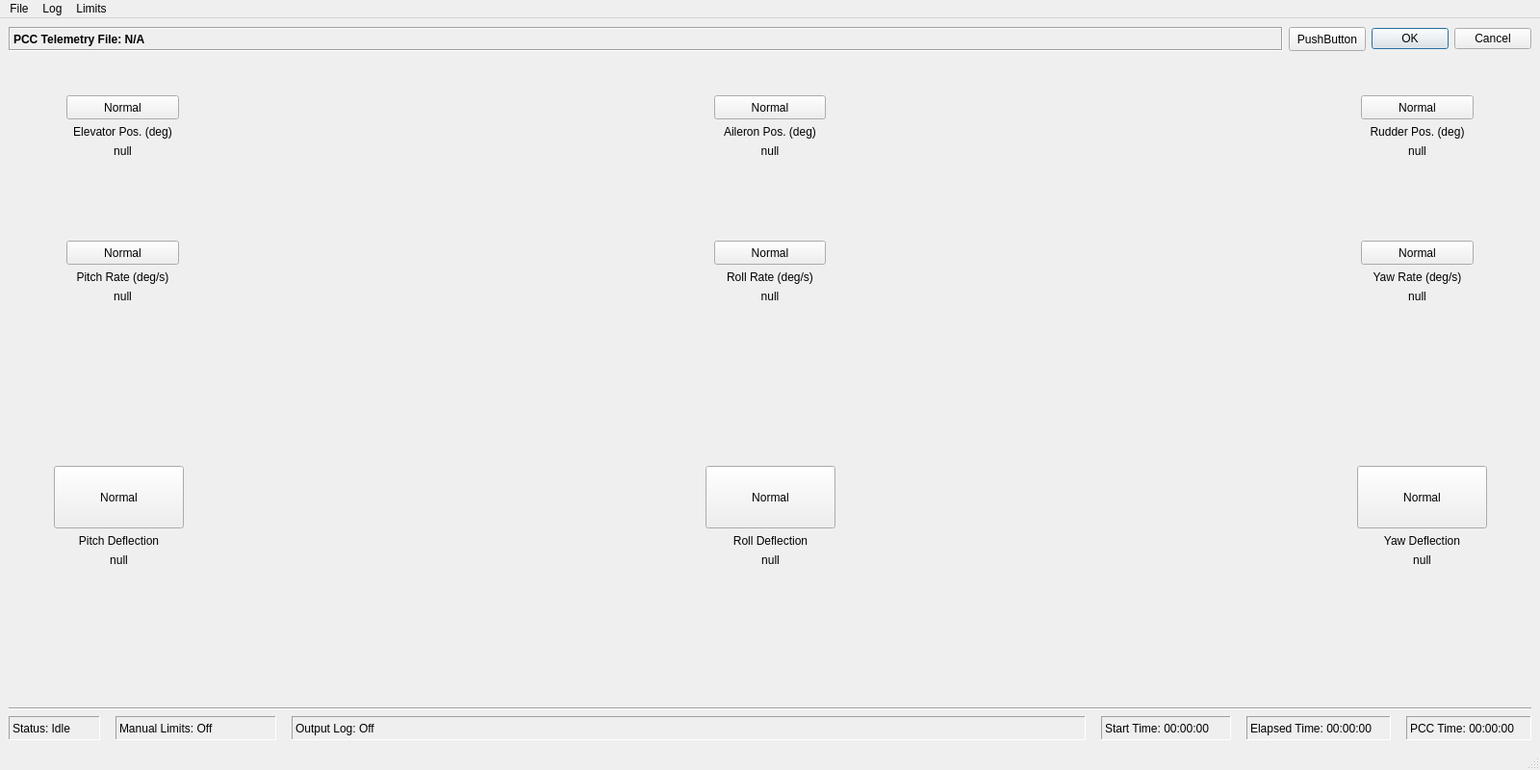
<?xml version="1.0" encoding="UTF-8"?>
<ui version="4.0">
 <class>MainWindow</class>
 <widget class="QMainWindow" name="MainWindow">
  <property name="geometry">
   <rect>
    <x>0</x>
    <y>0</y>
    <width>1600</width>
    <height>800</height>
   </rect>
  </property>
  <property name="sizePolicy">
   <sizepolicy hsizetype="Fixed" vsizetype="Preferred">
    <horstretch>0</horstretch>
    <verstretch>0</verstretch>
   </sizepolicy>
  </property>
  <property name="minimumSize">
   <size>
    <width>100</width>
    <height>100</height>
   </size>
  </property>
  <property name="windowTitle">
   <string>Raspet Flight Display</string>
  </property>
  <widget class="QWidget" name="centralwidget">
   <layout class="QGridLayout" name="gridLayout">
    <item row="2" column="0">
     <layout class="QHBoxLayout" name="horizontalLayout_3">
      <item>
       <spacer name="horizontalSpacer_12">
        <property name="orientation">
         <enum>Qt::Horizontal</enum>
        </property>
        <property name="sizeType">
         <enum>QSizePolicy::Fixed</enum>
        </property>
        <property name="sizeHint" stdset="0">
         <size>
          <width>60</width>
          <height>20</height>
         </size>
        </property>
       </spacer>
      </item>
      <item>
       <layout class="QVBoxLayout" name="verticalLayout_4">
        <item>
         <spacer name="verticalSpacer_7">
          <property name="orientation">
           <enum>Qt::Vertical</enum>
          </property>
          <property name="sizeType">
           <enum>QSizePolicy::Fixed</enum>
          </property>
          <property name="sizeHint" stdset="0">
           <size>
            <width>20</width>
            <height>40</height>
           </size>
          </property>
         </spacer>
        </item>
        <item>
         <widget class="QPushButton" name="pushButton_6">
          <property name="sizePolicy">
           <sizepolicy hsizetype="Expanding" vsizetype="Fixed">
            <horstretch>0</horstretch>
            <verstretch>0</verstretch>
           </sizepolicy>
          </property>
          <property name="minimumSize">
           <size>
            <width>0</width>
            <height>25</height>
           </size>
          </property>
          <property name="font">
           <font>
            <underline>false</underline>
            <kerning>true</kerning>
           </font>
          </property>
          <property name="text">
           <string>Normal</string>
          </property>
          <property name="autoDefault">
           <bool>false</bool>
          </property>
          <property name="default">
           <bool>false</bool>
          </property>
          <property name="flat">
           <bool>false</bool>
          </property>
         </widget>
        </item>
        <item>
         <widget class="QLabel" name="label_11">
          <property name="text">
           <string>Pitch Rate (deg/s)</string>
          </property>
          <property name="alignment">
           <set>Qt::AlignCenter</set>
          </property>
         </widget>
        </item>
        <item>
         <widget class="QLabel" name="label_10">
          <property name="contextMenuPolicy">
           <enum>Qt::DefaultContextMenu</enum>
          </property>
          <property name="text">
           <string>null</string>
          </property>
          <property name="alignment">
           <set>Qt::AlignCenter</set>
          </property>
         </widget>
        </item>
        <item>
         <spacer name="verticalSpacer_8">
          <property name="orientation">
           <enum>Qt::Vertical</enum>
          </property>
          <property name="sizeType">
           <enum>QSizePolicy::Expanding</enum>
          </property>
          <property name="sizeHint" stdset="0">
           <size>
            <width>20</width>
            <height>40</height>
           </size>
          </property>
         </spacer>
        </item>
       </layout>
      </item>
      <item>
       <spacer name="horizontalSpacer_14">
        <property name="orientation">
         <enum>Qt::Horizontal</enum>
        </property>
        <property name="sizeType">
         <enum>QSizePolicy::Fixed</enum>
        </property>
        <property name="sizeHint" stdset="0">
         <size>
          <width>550</width>
          <height>20</height>
         </size>
        </property>
       </spacer>
      </item>
      <item>
       <layout class="QVBoxLayout" name="verticalLayout_5">
        <item>
         <spacer name="verticalSpacer_9">
          <property name="orientation">
           <enum>Qt::Vertical</enum>
          </property>
          <property name="sizeType">
           <enum>QSizePolicy::Fixed</enum>
          </property>
          <property name="sizeHint" stdset="0">
           <size>
            <width>20</width>
            <height>40</height>
           </size>
          </property>
         </spacer>
        </item>
        <item>
         <widget class="QPushButton" name="pushButton_7">
          <property name="sizePolicy">
           <sizepolicy hsizetype="Expanding" vsizetype="Fixed">
            <horstretch>0</horstretch>
            <verstretch>0</verstretch>
           </sizepolicy>
          </property>
          <property name="minimumSize">
           <size>
            <width>0</width>
            <height>25</height>
           </size>
          </property>
          <property name="font">
           <font>
            <weight>50</weight>
            <bold>false</bold>
            <underline>false</underline>
            <kerning>true</kerning>
           </font>
          </property>
          <property name="text">
           <string>Normal</string>
          </property>
          <property name="checkable">
           <bool>false</bool>
          </property>
          <property name="checked">
           <bool>false</bool>
          </property>
          <property name="autoDefault">
           <bool>false</bool>
          </property>
          <property name="default">
           <bool>false</bool>
          </property>
          <property name="flat">
           <bool>false</bool>
          </property>
         </widget>
        </item>
        <item>
         <widget class="QLabel" name="label_12">
          <property name="frameShape">
           <enum>QFrame::NoFrame</enum>
          </property>
          <property name="frameShadow">
           <enum>QFrame::Raised</enum>
          </property>
          <property name="text">
           <string>Roll Rate (deg/s)</string>
          </property>
          <property name="alignment">
           <set>Qt::AlignCenter</set>
          </property>
         </widget>
        </item>
        <item>
         <widget class="QLabel" name="label_13">
          <property name="contextMenuPolicy">
           <enum>Qt::DefaultContextMenu</enum>
          </property>
          <property name="text">
           <string>null</string>
          </property>
          <property name="alignment">
           <set>Qt::AlignCenter</set>
          </property>
         </widget>
        </item>
        <item>
         <spacer name="verticalSpacer_10">
          <property name="orientation">
           <enum>Qt::Vertical</enum>
          </property>
          <property name="sizeHint" stdset="0">
           <size>
            <width>20</width>
            <height>40</height>
           </size>
          </property>
         </spacer>
        </item>
       </layout>
      </item>
      <item>
       <spacer name="horizontalSpacer_13">
        <property name="orientation">
         <enum>Qt::Horizontal</enum>
        </property>
        <property name="sizeType">
         <enum>QSizePolicy::Fixed</enum>
        </property>
        <property name="sizeHint" stdset="0">
         <size>
          <width>550</width>
          <height>20</height>
         </size>
        </property>
       </spacer>
      </item>
      <item>
       <layout class="QVBoxLayout" name="verticalLayout_6">
        <item>
         <spacer name="verticalSpacer_11">
          <property name="orientation">
           <enum>Qt::Vertical</enum>
          </property>
          <property name="sizeType">
           <enum>QSizePolicy::Fixed</enum>
          </property>
          <property name="sizeHint" stdset="0">
           <size>
            <width>20</width>
            <height>40</height>
           </size>
          </property>
         </spacer>
        </item>
        <item>
         <widget class="QPushButton" name="pushButton_8">
          <property name="sizePolicy">
           <sizepolicy hsizetype="Expanding" vsizetype="Fixed">
            <horstretch>0</horstretch>
            <verstretch>0</verstretch>
           </sizepolicy>
          </property>
          <property name="minimumSize">
           <size>
            <width>0</width>
            <height>25</height>
           </size>
          </property>
          <property name="font">
           <font>
            <underline>false</underline>
            <kerning>true</kerning>
           </font>
          </property>
          <property name="text">
           <string>Normal</string>
          </property>
          <property name="autoDefault">
           <bool>false</bool>
          </property>
          <property name="default">
           <bool>false</bool>
          </property>
          <property name="flat">
           <bool>false</bool>
          </property>
         </widget>
        </item>
        <item>
         <widget class="QLabel" name="label_14">
          <property name="text">
           <string>Yaw Rate (deg/s)</string>
          </property>
          <property name="alignment">
           <set>Qt::AlignCenter</set>
          </property>
         </widget>
        </item>
        <item>
         <widget class="QLabel" name="label_15">
          <property name="contextMenuPolicy">
           <enum>Qt::DefaultContextMenu</enum>
          </property>
          <property name="text">
           <string>null</string>
          </property>
          <property name="alignment">
           <set>Qt::AlignCenter</set>
          </property>
         </widget>
        </item>
        <item>
         <spacer name="verticalSpacer_12">
          <property name="orientation">
           <enum>Qt::Vertical</enum>
          </property>
          <property name="sizeHint" stdset="0">
           <size>
            <width>20</width>
            <height>40</height>
           </size>
          </property>
         </spacer>
        </item>
       </layout>
      </item>
      <item>
       <spacer name="horizontalSpacer_11">
        <property name="orientation">
         <enum>Qt::Horizontal</enum>
        </property>
        <property name="sizeType">
         <enum>QSizePolicy::Fixed</enum>
        </property>
        <property name="sizeHint" stdset="0">
         <size>
          <width>60</width>
          <height>20</height>
         </size>
        </property>
       </spacer>
      </item>
     </layout>
    </item>
    <item row="1" column="0">
     <layout class="QHBoxLayout" name="horizontalLayout_2">
      <item>
       <spacer name="horizontalSpacer_3">
        <property name="orientation">
         <enum>Qt::Horizontal</enum>
        </property>
        <property name="sizeType">
         <enum>QSizePolicy::Fixed</enum>
        </property>
        <property name="sizeHint" stdset="0">
         <size>
          <width>60</width>
          <height>20</height>
         </size>
        </property>
       </spacer>
      </item>
      <item>
       <layout class="QVBoxLayout" name="verticalLayout">
        <item>
         <spacer name="verticalSpacer">
          <property name="orientation">
           <enum>Qt::Vertical</enum>
          </property>
          <property name="sizeType">
           <enum>QSizePolicy::Fixed</enum>
          </property>
          <property name="sizeHint" stdset="0">
           <size>
            <width>20</width>
            <height>40</height>
           </size>
          </property>
         </spacer>
        </item>
        <item>
         <widget class="QPushButton" name="pushButton_2">
          <property name="sizePolicy">
           <sizepolicy hsizetype="Expanding" vsizetype="Fixed">
            <horstretch>0</horstretch>
            <verstretch>0</verstretch>
           </sizepolicy>
          </property>
          <property name="minimumSize">
           <size>
            <width>0</width>
            <height>25</height>
           </size>
          </property>
          <property name="font">
           <font>
            <underline>false</underline>
            <kerning>true</kerning>
           </font>
          </property>
          <property name="text">
           <string>Normal</string>
          </property>
          <property name="autoDefault">
           <bool>false</bool>
          </property>
          <property name="default">
           <bool>false</bool>
          </property>
          <property name="flat">
           <bool>false</bool>
          </property>
         </widget>
        </item>
        <item>
         <widget class="QLabel" name="label_2">
          <property name="text">
           <string>Elevator Pos. (deg)</string>
          </property>
          <property name="alignment">
           <set>Qt::AlignCenter</set>
          </property>
         </widget>
        </item>
        <item>
         <widget class="QLabel" name="label_3">
          <property name="contextMenuPolicy">
           <enum>Qt::DefaultContextMenu</enum>
          </property>
          <property name="text">
           <string>null</string>
          </property>
          <property name="alignment">
           <set>Qt::AlignCenter</set>
          </property>
         </widget>
        </item>
        <item>
         <spacer name="verticalSpacer_2">
          <property name="orientation">
           <enum>Qt::Vertical</enum>
          </property>
          <property name="sizeHint" stdset="0">
           <size>
            <width>20</width>
            <height>40</height>
           </size>
          </property>
         </spacer>
        </item>
       </layout>
      </item>
      <item>
       <spacer name="horizontalSpacer">
        <property name="orientation">
         <enum>Qt::Horizontal</enum>
        </property>
        <property name="sizeType">
         <enum>QSizePolicy::Fixed</enum>
        </property>
        <property name="sizeHint" stdset="0">
         <size>
          <width>550</width>
          <height>20</height>
         </size>
        </property>
       </spacer>
      </item>
      <item>
       <layout class="QVBoxLayout" name="verticalLayout_2">
        <item>
         <spacer name="verticalSpacer_5">
          <property name="orientation">
           <enum>Qt::Vertical</enum>
          </property>
          <property name="sizeType">
           <enum>QSizePolicy::Fixed</enum>
          </property>
          <property name="sizeHint" stdset="0">
           <size>
            <width>20</width>
            <height>40</height>
           </size>
          </property>
         </spacer>
        </item>
        <item>
         <widget class="QPushButton" name="pushButton_3">
          <property name="sizePolicy">
           <sizepolicy hsizetype="Expanding" vsizetype="Fixed">
            <horstretch>0</horstretch>
            <verstretch>0</verstretch>
           </sizepolicy>
          </property>
          <property name="minimumSize">
           <size>
            <width>0</width>
            <height>25</height>
           </size>
          </property>
          <property name="font">
           <font>
            <underline>false</underline>
            <kerning>true</kerning>
           </font>
          </property>
          <property name="text">
           <string>Normal</string>
          </property>
          <property name="autoDefault">
           <bool>false</bool>
          </property>
          <property name="default">
           <bool>false</bool>
          </property>
          <property name="flat">
           <bool>false</bool>
          </property>
         </widget>
        </item>
        <item>
         <widget class="QLabel" name="label_4">
          <property name="text">
           <string>Aileron Pos. (deg)</string>
          </property>
          <property name="alignment">
           <set>Qt::AlignCenter</set>
          </property>
         </widget>
        </item>
        <item>
         <widget class="QLabel" name="label_5">
          <property name="contextMenuPolicy">
           <enum>Qt::DefaultContextMenu</enum>
          </property>
          <property name="text">
           <string>null</string>
          </property>
          <property name="alignment">
           <set>Qt::AlignCenter</set>
          </property>
         </widget>
        </item>
        <item>
         <spacer name="verticalSpacer_3">
          <property name="orientation">
           <enum>Qt::Vertical</enum>
          </property>
          <property name="sizeHint" stdset="0">
           <size>
            <width>20</width>
            <height>40</height>
           </size>
          </property>
         </spacer>
        </item>
       </layout>
      </item>
      <item>
       <spacer name="horizontalSpacer_2">
        <property name="orientation">
         <enum>Qt::Horizontal</enum>
        </property>
        <property name="sizeType">
         <enum>QSizePolicy::Fixed</enum>
        </property>
        <property name="sizeHint" stdset="0">
         <size>
          <width>550</width>
          <height>20</height>
         </size>
        </property>
       </spacer>
      </item>
      <item>
       <layout class="QVBoxLayout" name="verticalLayout_3">
        <item>
         <spacer name="verticalSpacer_6">
          <property name="orientation">
           <enum>Qt::Vertical</enum>
          </property>
          <property name="sizeType">
           <enum>QSizePolicy::Fixed</enum>
          </property>
          <property name="sizeHint" stdset="0">
           <size>
            <width>20</width>
            <height>40</height>
           </size>
          </property>
         </spacer>
        </item>
        <item>
         <widget class="QPushButton" name="pushButton_4">
          <property name="sizePolicy">
           <sizepolicy hsizetype="Expanding" vsizetype="Fixed">
            <horstretch>0</horstretch>
            <verstretch>0</verstretch>
           </sizepolicy>
          </property>
          <property name="minimumSize">
           <size>
            <width>0</width>
            <height>25</height>
           </size>
          </property>
          <property name="font">
           <font>
            <underline>false</underline>
            <kerning>true</kerning>
           </font>
          </property>
          <property name="text">
           <string>Normal</string>
          </property>
          <property name="autoDefault">
           <bool>false</bool>
          </property>
          <property name="default">
           <bool>false</bool>
          </property>
          <property name="flat">
           <bool>false</bool>
          </property>
         </widget>
        </item>
        <item>
         <widget class="QLabel" name="label_6">
          <property name="text">
           <string>Rudder Pos. (deg)</string>
          </property>
          <property name="alignment">
           <set>Qt::AlignCenter</set>
          </property>
         </widget>
        </item>
        <item>
         <widget class="QLabel" name="label_7">
          <property name="contextMenuPolicy">
           <enum>Qt::DefaultContextMenu</enum>
          </property>
          <property name="text">
           <string>null</string>
          </property>
          <property name="alignment">
           <set>Qt::AlignCenter</set>
          </property>
         </widget>
        </item>
        <item>
         <spacer name="verticalSpacer_4">
          <property name="orientation">
           <enum>Qt::Vertical</enum>
          </property>
          <property name="sizeHint" stdset="0">
           <size>
            <width>20</width>
            <height>40</height>
           </size>
          </property>
         </spacer>
        </item>
       </layout>
      </item>
      <item>
       <spacer name="horizontalSpacer_4">
        <property name="orientation">
         <enum>Qt::Horizontal</enum>
        </property>
        <property name="sizeType">
         <enum>QSizePolicy::Fixed</enum>
        </property>
        <property name="sizeHint" stdset="0">
         <size>
          <width>60</width>
          <height>20</height>
         </size>
        </property>
       </spacer>
      </item>
     </layout>
    </item>
    <item row="5" column="0">
     <spacer name="verticalSpacer_20">
      <property name="orientation">
       <enum>Qt::Vertical</enum>
      </property>
      <property name="sizeType">
       <enum>QSizePolicy::Preferred</enum>
      </property>
      <property name="sizeHint" stdset="0">
       <size>
        <width>20</width>
        <height>100</height>
       </size>
      </property>
     </spacer>
    </item>
    <item row="6" column="0">
     <widget class="Line" name="line">
      <property name="orientation">
       <enum>Qt::Horizontal</enum>
      </property>
     </widget>
    </item>
    <item row="4" column="0">
     <layout class="QHBoxLayout" name="horizontalLayout_4">
      <item>
       <spacer name="horizontalSpacer_8">
        <property name="orientation">
         <enum>Qt::Horizontal</enum>
        </property>
        <property name="sizeType">
         <enum>QSizePolicy::Fixed</enum>
        </property>
        <property name="sizeHint" stdset="0">
         <size>
          <width>47</width>
          <height>20</height>
         </size>
        </property>
       </spacer>
      </item>
      <item>
       <layout class="QVBoxLayout" name="verticalLayout_8">
        <item>
         <spacer name="verticalSpacer_13">
          <property name="orientation">
           <enum>Qt::Vertical</enum>
          </property>
          <property name="sizeType">
           <enum>QSizePolicy::Fixed</enum>
          </property>
          <property name="sizeHint" stdset="0">
           <size>
            <width>20</width>
            <height>40</height>
           </size>
          </property>
         </spacer>
        </item>
        <item>
         <widget class="QPushButton" name="pushButton_9">
          <property name="sizePolicy">
           <sizepolicy hsizetype="Fixed" vsizetype="Fixed">
            <horstretch>0</horstretch>
            <verstretch>0</verstretch>
           </sizepolicy>
          </property>
          <property name="minimumSize">
           <size>
            <width>135</width>
            <height>65</height>
           </size>
          </property>
          <property name="font">
           <font>
            <underline>false</underline>
            <kerning>true</kerning>
           </font>
          </property>
          <property name="text">
           <string>Normal</string>
          </property>
          <property name="autoDefault">
           <bool>false</bool>
          </property>
          <property name="default">
           <bool>false</bool>
          </property>
          <property name="flat">
           <bool>false</bool>
          </property>
         </widget>
        </item>
        <item>
         <widget class="QLabel" name="label_16">
          <property name="text">
           <string>Pitch Deflection</string>
          </property>
          <property name="alignment">
           <set>Qt::AlignCenter</set>
          </property>
         </widget>
        </item>
        <item>
         <widget class="QLabel" name="label_17">
          <property name="contextMenuPolicy">
           <enum>Qt::DefaultContextMenu</enum>
          </property>
          <property name="text">
           <string>null</string>
          </property>
          <property name="alignment">
           <set>Qt::AlignCenter</set>
          </property>
         </widget>
        </item>
        <item>
         <spacer name="verticalSpacer_14">
          <property name="orientation">
           <enum>Qt::Vertical</enum>
          </property>
          <property name="sizeHint" stdset="0">
           <size>
            <width>20</width>
            <height>40</height>
           </size>
          </property>
         </spacer>
        </item>
       </layout>
      </item>
      <item>
       <spacer name="horizontalSpacer_9">
        <property name="orientation">
         <enum>Qt::Horizontal</enum>
        </property>
        <property name="sizeType">
         <enum>QSizePolicy::Fixed</enum>
        </property>
        <property name="sizeHint" stdset="0">
         <size>
          <width>550</width>
          <height>20</height>
         </size>
        </property>
       </spacer>
      </item>
      <item>
       <layout class="QVBoxLayout" name="verticalLayout_9">
        <item>
         <spacer name="verticalSpacer_15">
          <property name="orientation">
           <enum>Qt::Vertical</enum>
          </property>
          <property name="sizeType">
           <enum>QSizePolicy::Fixed</enum>
          </property>
          <property name="sizeHint" stdset="0">
           <size>
            <width>20</width>
            <height>40</height>
           </size>
          </property>
         </spacer>
        </item>
        <item>
         <widget class="QPushButton" name="pushButton_10">
          <property name="sizePolicy">
           <sizepolicy hsizetype="Fixed" vsizetype="Fixed">
            <horstretch>0</horstretch>
            <verstretch>0</verstretch>
           </sizepolicy>
          </property>
          <property name="minimumSize">
           <size>
            <width>135</width>
            <height>65</height>
           </size>
          </property>
          <property name="font">
           <font>
            <underline>false</underline>
            <kerning>true</kerning>
           </font>
          </property>
          <property name="text">
           <string>Normal</string>
          </property>
          <property name="autoDefault">
           <bool>false</bool>
          </property>
          <property name="default">
           <bool>false</bool>
          </property>
          <property name="flat">
           <bool>false</bool>
          </property>
         </widget>
        </item>
        <item>
         <widget class="QLabel" name="label_18">
          <property name="text">
           <string>Roll Deflection</string>
          </property>
          <property name="alignment">
           <set>Qt::AlignCenter</set>
          </property>
         </widget>
        </item>
        <item>
         <widget class="QLabel" name="label_19">
          <property name="contextMenuPolicy">
           <enum>Qt::DefaultContextMenu</enum>
          </property>
          <property name="text">
           <string>null</string>
          </property>
          <property name="alignment">
           <set>Qt::AlignCenter</set>
          </property>
         </widget>
        </item>
        <item>
         <spacer name="verticalSpacer_16">
          <property name="orientation">
           <enum>Qt::Vertical</enum>
          </property>
          <property name="sizeHint" stdset="0">
           <size>
            <width>20</width>
            <height>40</height>
           </size>
          </property>
         </spacer>
        </item>
       </layout>
      </item>
      <item>
       <spacer name="horizontalSpacer_10">
        <property name="orientation">
         <enum>Qt::Horizontal</enum>
        </property>
        <property name="sizeType">
         <enum>QSizePolicy::Fixed</enum>
        </property>
        <property name="sizeHint" stdset="0">
         <size>
          <width>550</width>
          <height>20</height>
         </size>
        </property>
       </spacer>
      </item>
      <item>
       <layout class="QVBoxLayout" name="verticalLayout_7">
        <item>
         <spacer name="verticalSpacer_17">
          <property name="orientation">
           <enum>Qt::Vertical</enum>
          </property>
          <property name="sizeType">
           <enum>QSizePolicy::Fixed</enum>
          </property>
          <property name="sizeHint" stdset="0">
           <size>
            <width>20</width>
            <height>40</height>
           </size>
          </property>
         </spacer>
        </item>
        <item>
         <widget class="QPushButton" name="pushButton_11">
          <property name="sizePolicy">
           <sizepolicy hsizetype="Fixed" vsizetype="Fixed">
            <horstretch>0</horstretch>
            <verstretch>0</verstretch>
           </sizepolicy>
          </property>
          <property name="minimumSize">
           <size>
            <width>135</width>
            <height>65</height>
           </size>
          </property>
          <property name="font">
           <font>
            <underline>false</underline>
            <kerning>true</kerning>
           </font>
          </property>
          <property name="text">
           <string>Normal</string>
          </property>
          <property name="autoDefault">
           <bool>false</bool>
          </property>
          <property name="default">
           <bool>false</bool>
          </property>
          <property name="flat">
           <bool>false</bool>
          </property>
         </widget>
        </item>
        <item>
         <widget class="QLabel" name="label_20">
          <property name="text">
           <string>Yaw Deflection</string>
          </property>
          <property name="alignment">
           <set>Qt::AlignCenter</set>
          </property>
         </widget>
        </item>
        <item>
         <widget class="QLabel" name="label_21">
          <property name="contextMenuPolicy">
           <enum>Qt::DefaultContextMenu</enum>
          </property>
          <property name="text">
           <string>null</string>
          </property>
          <property name="alignment">
           <set>Qt::AlignCenter</set>
          </property>
         </widget>
        </item>
        <item>
         <spacer name="verticalSpacer_18">
          <property name="orientation">
           <enum>Qt::Vertical</enum>
          </property>
          <property name="sizeHint" stdset="0">
           <size>
            <width>20</width>
            <height>40</height>
           </size>
          </property>
         </spacer>
        </item>
       </layout>
      </item>
      <item>
       <spacer name="horizontalSpacer_7">
        <property name="orientation">
         <enum>Qt::Horizontal</enum>
        </property>
        <property name="sizeType">
         <enum>QSizePolicy::Fixed</enum>
        </property>
        <property name="sizeHint" stdset="0">
         <size>
          <width>47</width>
          <height>20</height>
         </size>
        </property>
       </spacer>
      </item>
     </layout>
    </item>
    <item row="7" column="0">
     <layout class="QHBoxLayout" name="horizontalLayout_5">
      <property name="spacing">
       <number>6</number>
      </property>
      <property name="sizeConstraint">
       <enum>QLayout::SetDefaultConstraint</enum>
      </property>
      <item>
       <widget class="QLabel" name="label_9">
        <property name="sizePolicy">
         <sizepolicy hsizetype="Fixed" vsizetype="Preferred">
          <horstretch>0</horstretch>
          <verstretch>0</verstretch>
         </sizepolicy>
        </property>
        <property name="minimumSize">
         <size>
          <width>95</width>
          <height>0</height>
         </size>
        </property>
        <property name="frameShape">
         <enum>QFrame::Panel</enum>
        </property>
        <property name="frameShadow">
         <enum>QFrame::Sunken</enum>
        </property>
        <property name="text">
         <string>Status: Idle</string>
        </property>
       </widget>
      </item>
      <item>
       <spacer name="horizontalSpacer_6">
        <property name="orientation">
         <enum>Qt::Horizontal</enum>
        </property>
        <property name="sizeType">
         <enum>QSizePolicy::Fixed</enum>
        </property>
        <property name="sizeHint" stdset="0">
         <size>
          <width>10</width>
          <height>20</height>
         </size>
        </property>
       </spacer>
      </item>
      <item>
       <widget class="QLabel" name="label_22">
        <property name="minimumSize">
         <size>
          <width>145</width>
          <height>0</height>
         </size>
        </property>
        <property name="frameShape">
         <enum>QFrame::Panel</enum>
        </property>
        <property name="frameShadow">
         <enum>QFrame::Sunken</enum>
        </property>
        <property name="text">
         <string>Manual Limits: Off</string>
        </property>
       </widget>
      </item>
      <item>
       <spacer name="horizontalSpacer_15">
        <property name="orientation">
         <enum>Qt::Horizontal</enum>
        </property>
        <property name="sizeType">
         <enum>QSizePolicy::Fixed</enum>
        </property>
        <property name="sizeHint" stdset="0">
         <size>
          <width>10</width>
          <height>20</height>
         </size>
        </property>
       </spacer>
      </item>
      <item>
       <widget class="QLabel" name="label_8">
        <property name="sizePolicy">
         <sizepolicy hsizetype="Preferred" vsizetype="Fixed">
          <horstretch>0</horstretch>
          <verstretch>0</verstretch>
         </sizepolicy>
        </property>
        <property name="minimumSize">
         <size>
          <width>825</width>
          <height>25</height>
         </size>
        </property>
        <property name="font">
         <font>
          <weight>50</weight>
          <bold>false</bold>
         </font>
        </property>
        <property name="frameShape">
         <enum>QFrame::Panel</enum>
        </property>
        <property name="frameShadow">
         <enum>QFrame::Sunken</enum>
        </property>
        <property name="text">
         <string>Output Log: Off</string>
        </property>
        <property name="scaledContents">
         <bool>false</bool>
        </property>
       </widget>
      </item>
      <item>
       <spacer name="horizontalSpacer_5">
        <property name="orientation">
         <enum>Qt::Horizontal</enum>
        </property>
        <property name="sizeType">
         <enum>QSizePolicy::Fixed</enum>
        </property>
        <property name="sizeHint" stdset="0">
         <size>
          <width>10</width>
          <height>20</height>
         </size>
        </property>
       </spacer>
      </item>
      <item>
       <widget class="QLabel" name="label_25">
        <property name="sizePolicy">
         <sizepolicy hsizetype="Fixed" vsizetype="Preferred">
          <horstretch>0</horstretch>
          <verstretch>0</verstretch>
         </sizepolicy>
        </property>
        <property name="minimumSize">
         <size>
          <width>135</width>
          <height>0</height>
         </size>
        </property>
        <property name="frameShape">
         <enum>QFrame::Panel</enum>
        </property>
        <property name="frameShadow">
         <enum>QFrame::Sunken</enum>
        </property>
        <property name="text">
         <string>Start Time: 00:00:00</string>
        </property>
       </widget>
      </item>
      <item>
       <spacer name="horizontalSpacer_16">
        <property name="orientation">
         <enum>Qt::Horizontal</enum>
        </property>
        <property name="sizeType">
         <enum>QSizePolicy::Fixed</enum>
        </property>
        <property name="sizeHint" stdset="0">
         <size>
          <width>10</width>
          <height>20</height>
         </size>
        </property>
       </spacer>
      </item>
      <item>
       <widget class="QLabel" name="label_23">
        <property name="sizePolicy">
         <sizepolicy hsizetype="Fixed" vsizetype="Preferred">
          <horstretch>0</horstretch>
          <verstretch>0</verstretch>
         </sizepolicy>
        </property>
        <property name="minimumSize">
         <size>
          <width>150</width>
          <height>0</height>
         </size>
        </property>
        <property name="frameShape">
         <enum>QFrame::Panel</enum>
        </property>
        <property name="frameShadow">
         <enum>QFrame::Sunken</enum>
        </property>
        <property name="text">
         <string>Elapsed Time: 00:00:00</string>
        </property>
       </widget>
      </item>
      <item>
       <spacer name="horizontalSpacer_17">
        <property name="orientation">
         <enum>Qt::Horizontal</enum>
        </property>
        <property name="sizeType">
         <enum>QSizePolicy::Fixed</enum>
        </property>
        <property name="sizeHint" stdset="0">
         <size>
          <width>10</width>
          <height>20</height>
         </size>
        </property>
       </spacer>
      </item>
      <item>
       <widget class="QLabel" name="label_24">
        <property name="sizePolicy">
         <sizepolicy hsizetype="Fixed" vsizetype="Preferred">
          <horstretch>0</horstretch>
          <verstretch>0</verstretch>
         </sizepolicy>
        </property>
        <property name="minimumSize">
         <size>
          <width>130</width>
          <height>0</height>
         </size>
        </property>
        <property name="frameShape">
         <enum>QFrame::Panel</enum>
        </property>
        <property name="frameShadow">
         <enum>QFrame::Sunken</enum>
        </property>
        <property name="text">
         <string>PCC Time: 00:00:00</string>
        </property>
       </widget>
      </item>
     </layout>
    </item>
    <item row="3" column="0">
     <spacer name="verticalSpacer_19">
      <property name="orientation">
       <enum>Qt::Vertical</enum>
      </property>
      <property name="sizeHint" stdset="0">
       <size>
        <width>20</width>
        <height>40</height>
       </size>
      </property>
     </spacer>
    </item>
    <item row="0" column="0">
     <layout class="QHBoxLayout" name="horizontalLayout">
      <property name="spacing">
       <number>6</number>
      </property>
      <property name="sizeConstraint">
       <enum>QLayout::SetDefaultConstraint</enum>
      </property>
      <item>
       <widget class="QLabel" name="label">
        <property name="sizePolicy">
         <sizepolicy hsizetype="Expanding" vsizetype="Fixed">
          <horstretch>0</horstretch>
          <verstretch>0</verstretch>
         </sizepolicy>
        </property>
        <property name="minimumSize">
         <size>
          <width>0</width>
          <height>25</height>
         </size>
        </property>
        <property name="font">
         <font>
          <weight>75</weight>
          <bold>true</bold>
         </font>
        </property>
        <property name="frameShape">
         <enum>QFrame::Box</enum>
        </property>
        <property name="frameShadow">
         <enum>QFrame::Sunken</enum>
        </property>
        <property name="text">
         <string>PCC Telemetry File: N/A</string>
        </property>
        <property name="scaledContents">
         <bool>false</bool>
        </property>
       </widget>
      </item>
      <item>
       <widget class="QPushButton" name="pushButton">
        <property name="sizePolicy">
         <sizepolicy hsizetype="Fixed" vsizetype="Fixed">
          <horstretch>0</horstretch>
          <verstretch>0</verstretch>
         </sizepolicy>
        </property>
        <property name="minimumSize">
         <size>
          <width>0</width>
          <height>25</height>
         </size>
        </property>
        <property name="text">
         <string>PushButton</string>
        </property>
       </widget>
      </item>
      <item>
       <widget class="QDialogButtonBox" name="buttonBox">
        <property name="sizePolicy">
         <sizepolicy hsizetype="Fixed" vsizetype="Fixed">
          <horstretch>0</horstretch>
          <verstretch>0</verstretch>
         </sizepolicy>
        </property>
        <property name="minimumSize">
         <size>
          <width>0</width>
          <height>25</height>
         </size>
        </property>
        <property name="standardButtons">
         <set>QDialogButtonBox::Cancel|QDialogButtonBox::Ok</set>
        </property>
       </widget>
      </item>
     </layout>
    </item>
   </layout>
  </widget>
  <widget class="QMenuBar" name="menubar">
   <property name="geometry">
    <rect>
     <x>0</x>
     <y>0</y>
     <width>1600</width>
     <height>21</height>
    </rect>
   </property>
   <widget class="QMenu" name="menuFile">
    <property name="title">
     <string>File</string>
    </property>
    <addaction name="actionOpen_PCC_Telemetry_File"/>
    <addaction name="separator"/>
    <addaction name="actionExit"/>
   </widget>
   <widget class="QMenu" name="menuLog">
    <property name="title">
     <string>Log</string>
    </property>
    <addaction name="actionOpen_Existing_Output_Log"/>
    <addaction name="actionNew_Output_Log_File"/>
   </widget>
   <widget class="QMenu" name="menuLimits">
    <property name="title">
     <string>Limits</string>
    </property>
   </widget>
   <addaction name="menuFile"/>
   <addaction name="menuLog"/>
   <addaction name="menuLimits"/>
  </widget>
  <widget class="QStatusBar" name="statusbar"/>
  <action name="actionOpen_PCC_Telemetry_File">
   <property name="text">
    <string>Open PCC Telemetry File...</string>
   </property>
  </action>
  <action name="actionExit">
   <property name="text">
    <string>Exit</string>
   </property>
  </action>
  <action name="actionOpen_Existing_Output_Log">
   <property name="text">
    <string>Open Existing Output Log File...</string>
   </property>
  </action>
  <action name="actionNew_Output_Log_File">
   <property name="text">
    <string>New Output Log File</string>
   </property>
  </action>
 </widget>
 <resources/>
 <connections/>
</ui>
